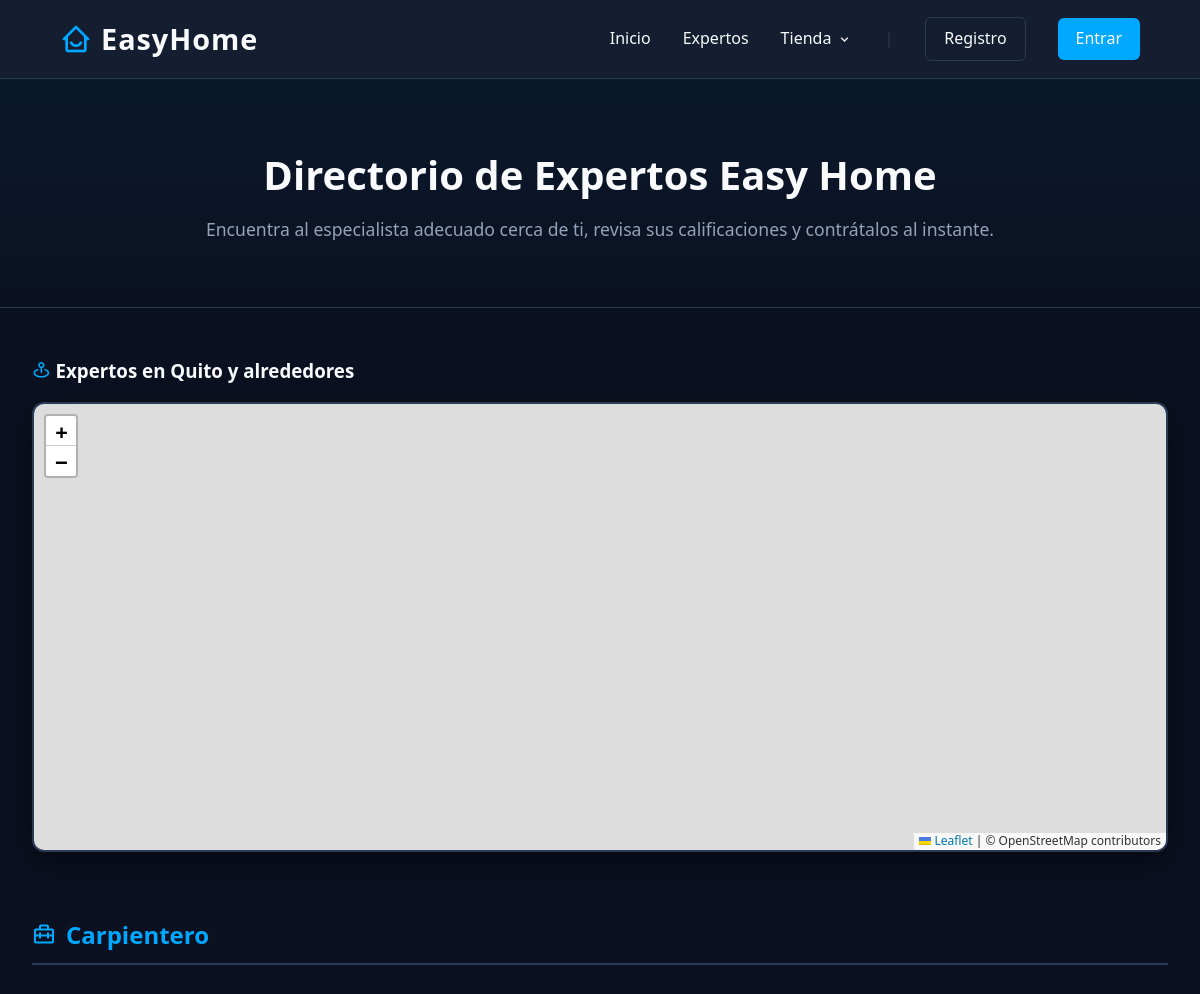
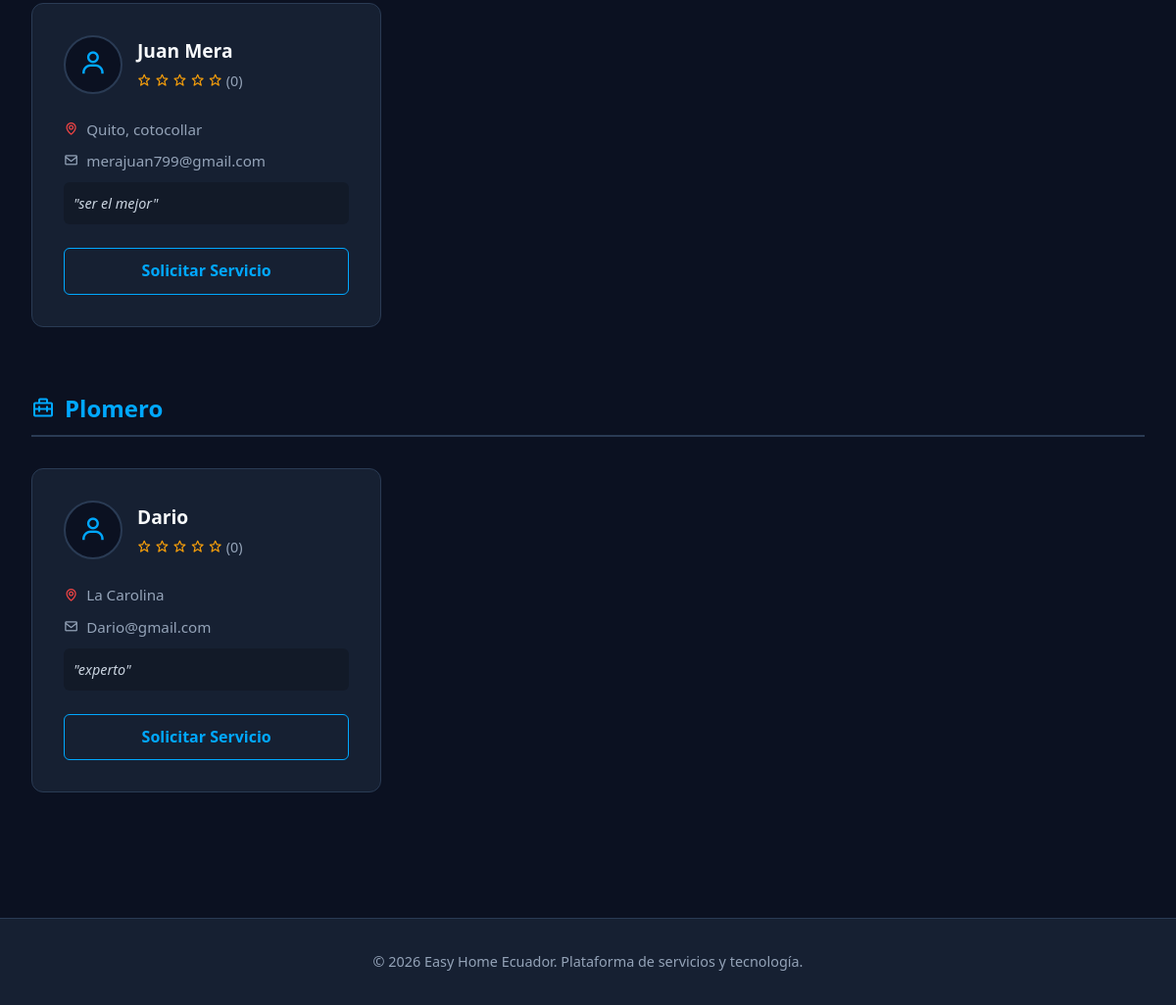
The app's page /buscar_experto with its own data (2 pictures, top to bottom).
### app.py (models this page shows)
class Profesional(db.Model):
    id = db.Column(db.Integer, primary_key=True)
    nombre = db.Column(db.String(100), nullable=False)
    correo = db.Column(db.String(100), unique=True, nullable=False)
    password = db.Column(db.String(255), nullable=False)
    profesion = db.Column(db.String(100), nullable=False)
    ubicacion = db.Column(db.String(100), nullable=False)
    proposito = db.Column(db.Text, nullable=False)
    latitud = db.Column(db.Float, nullable=True)
    longitud = db.Column(db.Float, nullable=True)
    solicitudes = db.relationship('Solicitud', backref='experto', lazy=True)
    resenias = db.relationship('Resenia', backref='experto', lazy=True)
    def promedio_estrellas(self):
        if not self.resenias:
            return 0
        total = sum(r.estrellas for r in self.resenias)
        return round(total / len(self.resenias), 1)

### app.py (the view)
@app.route('/buscar_experto')
def buscar_experto():
    query = request.args.get('q', '')
    if query:
        expertos_filtrados = Profesional.query.filter(
            or_(
                Profesional.profesion.ilike(f'%{query}%'),
                Profesional.proposito.ilike(f'%{query}%'),
                Profesional.nombre.ilike(f'%{query}%')
            )
        ).all()
    else:
        expertos_filtrados = Profesional.query.all()
    categorias_db = db.session.query(Profesional.profesion).distinct().all()
    lista_categorias = [c[0] for c in categorias_db]
    return render_template('expertos.html', categorias=lista_categorias, expertos=expertos_filtrados)

### templates/expertos.html (shortened to what this page needs)
{% extends "base.html" %}
{% block content %}
<link rel="stylesheet" href="https://unpkg.com/leaflet@1.9.4/dist/leaflet.css" />
<div class="header-expertos">
    <h2>Directorio de Expertos Easy Home</h2>
    <p>Encuentra al especialista adecuado cerca de ti, revisa sus calificaciones y contrátalos al instante.</p>
</div>
<div class="mapa-seccion">
    <h3 style="color: var(--texto-claro); margin-bottom: 1rem;"><i class='bx bx-map-pin' style="color: var(--acento);"></i> Expertos en Quito y alrededores</h3>
    <div id="mapa-interactivo"></div>
</div>
{% for categoria in categorias %}
<div class="categoria-contenedor">
    <h3 class="categoria-titulo"><i class='bx bx-briefcase-alt-2'></i> {{ categoria }}</h3>
    <div class="grid-expertos">
        {% for experto in expertos %}
            {% if experto.profesion == categoria %}
            <div class="tarjeta-experto">
                <div class="experto-header">
                    <div class="avatar"><i class='bx bx-user'></i></div>
                    <div class="experto-info">
                        <h3>{{ experto.nombre }}</h3>
                        <div class="estrellas">
                            {% for i in range(5) %}
                                {% if i < experto.promedio_estrellas()|int %}
                                    <i class='bx bxs-star'></i>
                                {% else %}
                                    <i class='bx bx-star'></i>
                                {% endif %}
                            {% endfor %}
                            <span style="color: var(--texto-mutado);">({{ experto.resenias|length }})</span>
                        </div>
                    </div>
                </div>
                <div class="experto-detalles">
                    <p><i class='bx bx-map' style="color: #ef4444;"></i> {{ experto.ubicacion }}</p>
                    <p><i class='bx bx-envelope'></i> {{ experto.correo }}</p>
                    <div class="experto-proposito">"{{ experto.proposito }}"</div>
                </div>
                <a href="{{ url_for('contactar_experto', experto_id=experto.id) }}" class="btn-solicitar">
                    Solicitar Servicio
                </a>
            </div>
            {% endif %}
        {% endfor %}
    </div>
</div>
{% endfor %}
{% endblock %}

### templates/base.html (style rules this page uses)
:root { --bg-principal: #0b1121; --bg-secundario: #162032; --acento: #00a8ff; --acento-hover: #008ecc; --texto-claro: #f8fafc; --texto-mutado: #94a3b8; --borde: #2a3b54; }
* { margin: 0; padding: 0; box-sizing: border-box; font-family: 'Segoe UI', Tahoma, Geneva, Verdana, sans-serif; }
body { background-color: var(--bg-principal); color: var(--texto-claro); line-height: 1.6; display: flex; flex-direction: column; min-height: 100vh; }

### templates/expertos.html (style rules this page uses)
.header-expertos { text-align: center; padding: 4rem 2rem; background: linear-gradient(180deg, rgba(0, 168, 255, 0.05) 0%, transparent 100%); border-bottom: 1px solid var(--borde); margin-bottom: 3rem; }
.header-expertos h2 { font-size: 2.5rem; color: var(--texto-claro); margin-bottom: 0.5rem; }
.header-expertos p { color: var(--texto-mutado); font-size: 1.1rem; }
.mapa-seccion { max-width: 1200px; margin: 0 auto 4rem auto; padding: 0 2rem; }
#mapa-interactivo { height: 450px; width: 100%; border-radius: 12px; border: 2px solid var(--borde); z-index: 1; box-shadow: 0 10px 30px rgba(0,0,0,0.5); }
.categoria-contenedor { margin: 0 auto 4rem auto; max-width: 1200px; padding: 0 2rem; }
.categoria-titulo { font-size: 1.5rem; color: var(--acento); border-bottom: 2px solid var(--borde); padding-bottom: 0.5rem; margin-bottom: 2rem; display: flex; align-items: center; gap: 10px; }
.grid-expertos { display: grid; grid-template-columns: repeat(auto-fill, minmax(300px, 1fr)); gap: 2rem; }
.tarjeta-experto { background-color: var(--bg-secundario); border: 1px solid var(--borde); border-radius: 12px; padding: 2rem; transition: 0.3s; display: flex; flex-direction: column; }
.experto-header { display: flex; align-items: center; gap: 15px; margin-bottom: 1.5rem; }
.avatar { width: 60px; height: 60px; background-color: var(--bg-principal); border-radius: 50%; display: flex; justify-content: center; align-items: center; font-size: 1.8rem; color: var(--acento); border: 2px solid var(--borde); }
.experto-info h3 { color: var(--texto-claro); font-size: 1.2rem; }
.estrellas { color: #f59e0b; font-size: 0.9rem; margin-top: 3px; }
.experto-detalles { margin-bottom: 1.5rem; flex-grow: 1; }
.experto-detalles p { color: var(--texto-mutado); font-size: 0.95rem; margin-bottom: 8px; display: flex; align-items: center; gap: 8px; }
.experto-proposito { font-style: italic; background-color: rgba(0,0,0,0.2); padding: 10px; border-radius: 6px; margin-top: 10px; font-size: 0.9rem; color: #cbd5e1; }
.btn-solicitar { background-color: transparent; color: var(--acento); border: 1px solid var(--acento); padding: 10px; text-align: center; border-radius: 6px; text-decoration: none; font-weight: bold; transition: 0.3s; width: 100%; display: inline-block; }

### records on screen
Profesional: nombre "Juan Mera", resenias|length "0", ubicacion "Quito, cotocollar", correo "merajuan799@gmail.com", proposito "ser el mejor"
Profesional: nombre "Dario", resenias|length "0", ubicacion "La Carolina", correo "Dario@gmail.com", proposito "experto"

### other values on screen
{{ categoria }} "Carpientero" "Plomero"
